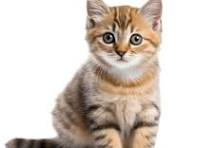
#> input picture openCV/cat.jpg, 214 x 148 px, found by its file name
$ python canny_edge.py
#> lines starting #> are read from the running program, lines starting #| are printed output that depends on the picture; after the words box and inside, x2 and y2 are one past the last pixel; in counts of white or black regions, pixels touching at a corner belong together
import cv2 as cv

image=cv.imread('openCV/cat.jpg',1)
#> image is the input picture: shape (148, 214, 3); mean B, G, R 199.7, 207.8, 217.5
edg=cv.Canny(image,200,200)
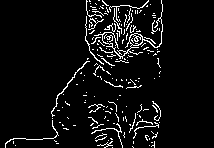
#> edg: shape (148, 214); 6.1% white in thin lines or dots, all inside (x1, y1, x2, y2) = (5, 0, 163, 148)
cv.imshow('Original',image)
cv.imshow('edges',edg)
cv.waitKey(0)
cv.destroyAllWindows()
